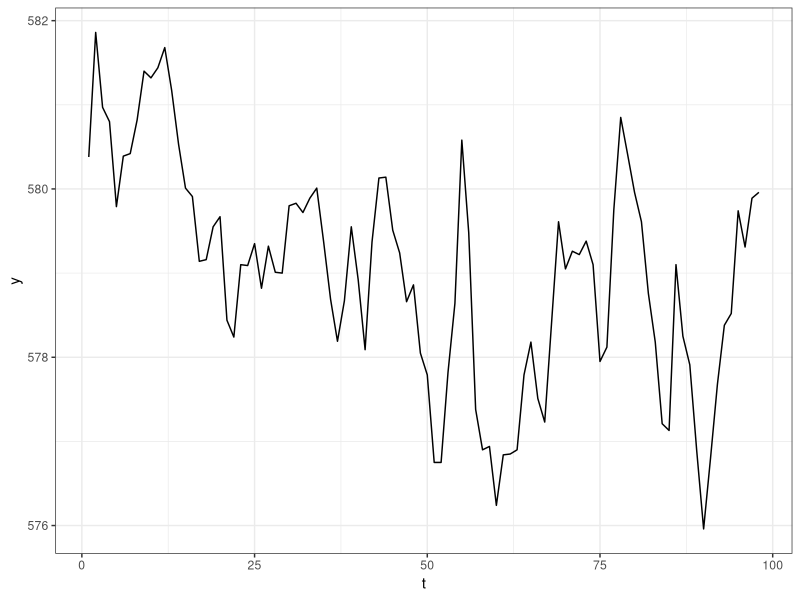
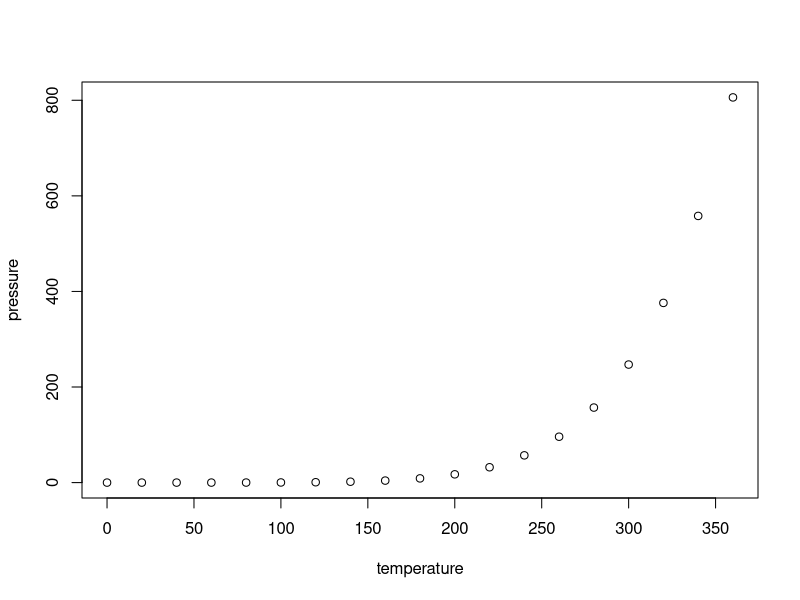

These charts were generated, in order, by the following R code:
## ---- chunk 1
knitr::opts_chunk$set(echo = TRUE)
library(tidyverse)
## ---- chunk 2
df <- LakeHuron %>%
  data.frame(y = .) %>%
  mutate(t = 1:nrow(.))

df %>%
  ggplot(aes(x=t, y=y)) +
    geom_line() + 
    theme_bw()

## ---- chunk 3
#summary(cars)
## ---- chunk 4
plot(pressure)
